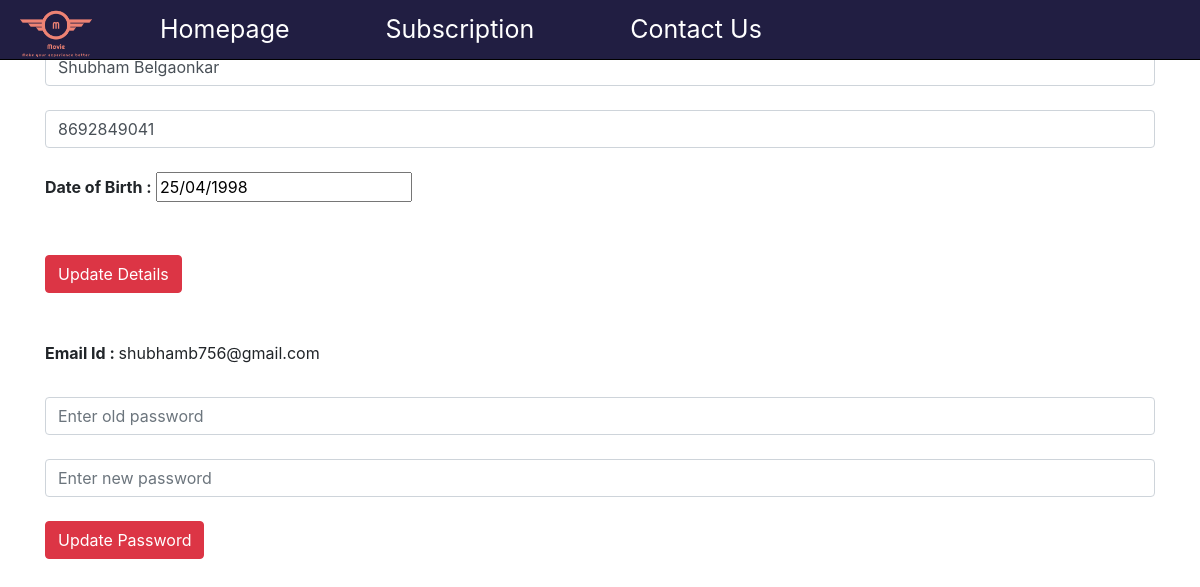
Screenshot of /accountp.php (signed in) with the database file from the repository.
### tables this page shows
CREATE TABLE `user1` (
  `id` int NOT NULL AUTO_INCREMENT,
  `username` varchar(25) NOT NULL,
  `passwd` varchar(20) NOT NULL,
  `name` varchar(20) NOT NULL,
  `phone` varchar(10) NOT NULL,
  `email` varchar(25) NOT NULL,
  `DOB` varchar(10) NOT NULL,
  `mid` int DEFAULT NULL,
  `user_type` int DEFAULT '1',
  `subscription` date DEFAULT '2000-01-01',
  PRIMARY KEY (`id`),
  UNIQUE KEY `username` (`username`),
  KEY `mid` (`mid`),
  CONSTRAINT `user1_ibfk_1` FOREIGN KEY (`mid`) REFERENCES `movies` (`mid`)
);

### accountp.php (the view, shortened to what this page needs)
<!DOCTYPE html>
<html lang="en" dir="ltr">
<head>
  <link rel="stylesheet" href="homepage.css" type="text/css">
  <link rel="stylesheet" href="https://stackpath.bootstrapcdn.com/bootstrap/4.1.3/css/bootstrap.min.css">
</head>
  <body>
  <?php include 'header.php';  ?>
     <div class="container">
       <?php
             include 'dbh.php';
             $id = $_SESSION['id'];
             $sql = "SELECT * FROM user1 WHERE id = $id ";
             $newrecords = mysqli_query($conn,$sql);
             $result = mysqli_fetch_assoc($newrecords);
     echo"  <form  action='update.php' method='POST'>
         <br><br><input type='text' class='form-control' placeholder='Enter full name' name='fname' value='".ucwords($result['name'])."'>
         <br>
         <input type='text' class='form-control' placeholder='Enter mobile number' name='phn' value='".$result['phone']."'>
         <br>
         <label><b>Date of Birth : </b></label>
         <input type='text' class='from-control' placeholder='Enter Date of Birth' name='dob' value='".$result['DOB']."'><br>
             <div class='signupbutton'>
               <br><br>
               <button type='submit' class='btn btn-danger' name='sub' value='submit'>Update Details</button>
             </div>
             </form>
             <br><br>
             <label><b>Email Id : </b>".$result['email']."</label>
             <br><br>
             <form class='' action='updatep.php' method='post'>
               <input type='password' class='form-control' placeholder='Enter old password' name='oldp'><br>
               <input type='password' class='form-control' placeholder='Enter new password' name='newp'><br>
               <button type='submit' class='btn btn-danger ' name='subpass' value='submit'>Update Password</button><br>
             </form>
             ";
        ?>
     </div>
   </body>
 </html>

### homepage.css (style rules this page uses)
body { font-family: sans-serif; height: 100%; }

### rows the page displays
user1: fname "Shubham Belgaonkar", phn "8692849041", dob "25/04/1998", email "shubhamb756@gmail.com"
